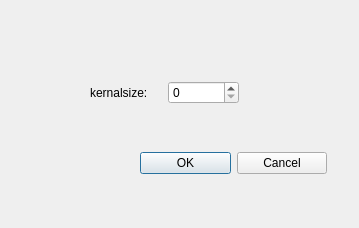
<?xml version="1.0" encoding="UTF-8"?>
<ui version="4.0">
 <class>onlySizeDialog</class>
 <widget class="QDialog" name="onlySizeDialog">
  <property name="geometry">
   <rect>
    <x>0</x>
    <y>0</y>
    <width>359</width>
    <height>228</height>
   </rect>
  </property>
  <property name="windowTitle">
   <string>Dialog</string>
  </property>
  <widget class="QWidget" name="">
   <property name="geometry">
    <rect>
     <x>90</x>
     <y>80</y>
     <width>149</width>
     <height>26</height>
    </rect>
   </property>
   <layout class="QHBoxLayout" name="horizontalLayout">
    <item>
     <widget class="QLabel" name="label">
      <property name="text">
       <string>kernalsize:</string>
      </property>
     </widget>
    </item>
    <item>
     <widget class="QSpinBox" name="spinBox"/>
    </item>
   </layout>
  </widget>
  <widget class="QWidget" name="">
   <property name="geometry">
    <rect>
     <x>140</x>
     <y>150</y>
     <width>187</width>
     <height>26</height>
    </rect>
   </property>
   <layout class="QHBoxLayout" name="horizontalLayout_2">
    <item>
     <widget class="QPushButton" name="pushButton">
      <property name="text">
       <string>OK</string>
      </property>
     </widget>
    </item>
    <item>
     <widget class="QPushButton" name="pushButton_2">
      <property name="text">
       <string>Cancel</string>
      </property>
     </widget>
    </item>
   </layout>
  </widget>
 </widget>
 <resources/>
 <connections/>
</ui>
